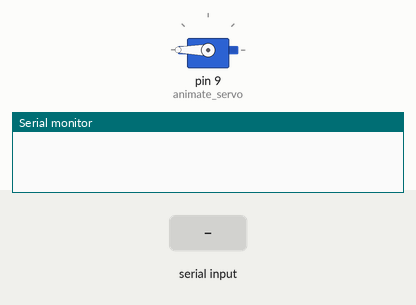
The sketch below on a simulated Arduino Uno, built with avr-gcc and run on an emulated ATmega328P. On the bench: servo, the last lines printed to the serial monitor. The test bench sets the inputs (shaded band).

Above: at 1.2 s.
1.3 s: "h" received over Serial
At 2.3 s:
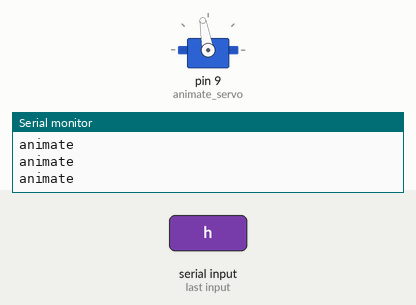
Timing chart, 0 to 6.0 s (numbered marks = the images above; inputs shaded):
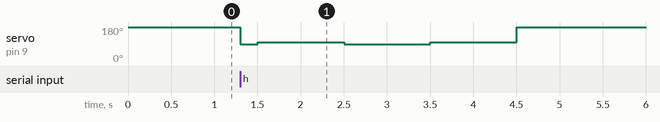

The sketch:

servo_text.ino
```cpp
#include <Arduino.h>
#include <Servo.h>

bool hit_status = false;
bool previous_hit_status = false;

Servo animate_servo;

int pos = 180;

unsigned long start_time = 0;
unsigned long current_time_stamp = 0;

// State machine
enum ServoState {
    REST,
    REACT,
    ANIMATE,
    RETURN
};

ServoState servo_state = REST;


void setup() {
    animate_servo.attach(9);
    animate_servo.write(180);
    Serial.begin(9600);
}


void loop() {
    game_logic();
}

void game_logic() {

    // Read input from Serial Monitor
    if (Serial.available() > 0) {
        char input = Serial.read();

        if (input == 'h') {
            hit_status = true;
        }
        else if (input == 'r') {
            hit_status = false;
        }
    }

    servo_animate_update();
}


void servo_animate_update() {

    current_time_stamp = millis();

    // Detect rising edge: false -> true
    bool hit_rising_edge = hit_status && !previous_hit_status;

    switch (servo_state) {

        case REST:

            animate_servo.write(180);

            // Start only when a new hit is detected
            if (hit_rising_edge) {
                start_time = current_time_stamp;
                servo_state = REACT;
                Serial.println("Starting");
            }

            break;


        case REACT:

            // Move to reaction position
            animate_servo.write(90);

            if (current_time_stamp - start_time >= 200) {
                start_time = current_time_stamp;
                servo_state = ANIMATE;
                Serial.println("react");
            }

            break;


        case ANIMATE:

            // Small animation around 90 degrees
            if (current_time_stamp - start_time < 1000) {
                animate_servo.write(100);
                Serial.println("animate");
            }
            else if (current_time_stamp - start_time < 2000) {
                animate_servo.write(90);
            }
            else if (current_time_stamp - start_time < 3000) {
                animate_servo.write(100);
            }
            else {
                start_time = current_time_stamp;
                servo_state = RETURN;
            }

            break;


        case RETURN:

            // Return to resting position
            animate_servo.write(180);
            Serial.println("return");

            if (current_time_stamp - start_time >= 5000) {
                servo_state = REST;
            }

            break;
    }

    // Update previous hit status every loop
    previous_hit_status = hit_status;
}
```

Measured:
- after the input at 1.3 s, servo on pin 9 (animate_servo): 180° → 90° at once, → 100° 0.20 s later, → 90° 1.0 s later, → 100° 0.99 s later, … (5 changes in this stretch)
